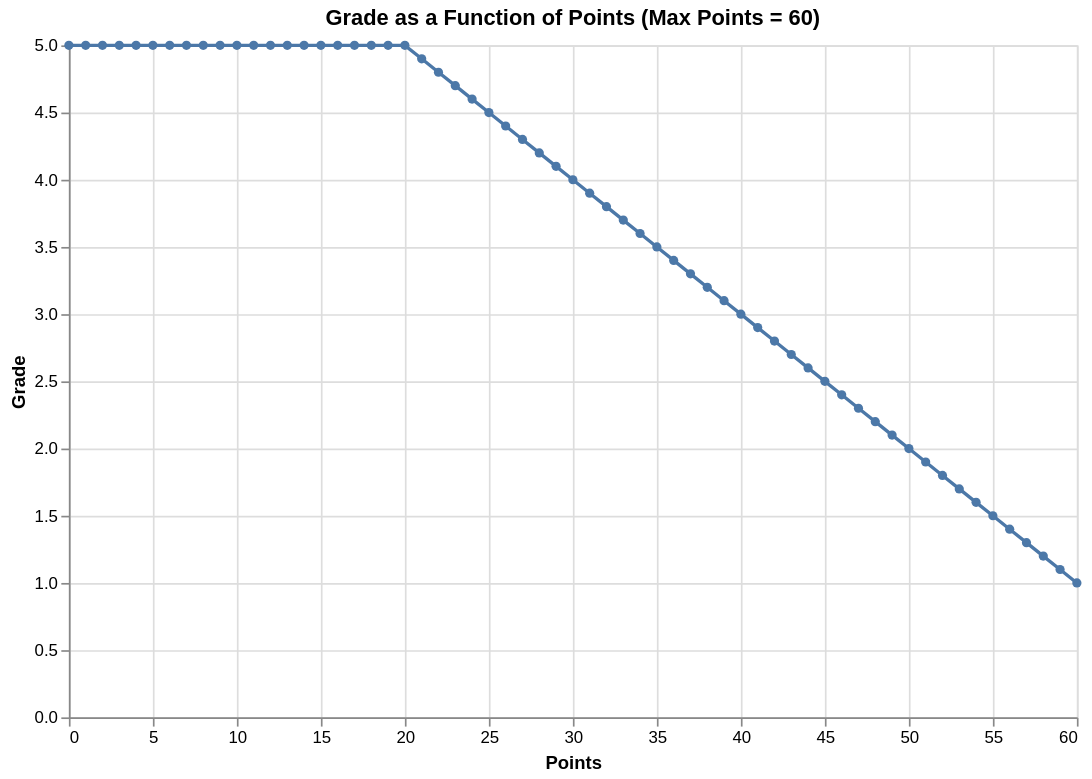

The cell this chart's notebook holds for it:
### Markdown cell above
The next cell plots the function `mark` for values from `0` to `60` points.

### Code cell
let max_points = 60
let points = List.init (max_points + 1) Fun.id
let grades = List.map (mark max_points) points
;;
display_vegalite
  (vega_lite_line_plot ~title:"Grade as a Function of Points (Max Points = 60)"
                       ~xlabel:"Points" ~ylabel:"Grade" points grades)

### Figure 1 — Vega-Lite specification as saved in the notebook (floating-point values rounded to 4 significant figures)
{"$schema": "https://vega.github.io/schema/vega-lite/v5.json", "config": {"axis": {"grid": true}}, "data": {"values": [{"x": 0, "y": 5.0}, {"x": 1, "y": 5.0}, {"x": 2, "y": 5.0}, {"x": 3, "y": 5.0}, {"x": 4, "y": 5.0}, {"x": 5, "y": 5.0}, {"x": 6, "y": 5.0}, {"x": 7, "y": 5.0}, {"x": 8, "y": 5.0}, {"x": 9, "y": 5.0}, {"x": 10, "y": 5.0}, {"x": 11, "y": 5.0}, {"x": 12, "y": 5.0}, {"x": 13, "y": 5.0}, {"x": 14, "y": 5.0}, {"x": 15, "y": 5.0}, {"x": 16, "y": 5.0}, {"x": 17, "y": 5.0}, {"x": 18, "y": 5.0}, {"x": 19, "y": 5.0}, {"x": 20, "y": 5.0}, {"x": 21, "y": 4.9}, {"x": 22, "y": 4.8}, {"x": 23, "y": 4.7}, {"x": 24, "y": 4.6}, {"x": 25, "y": 4.5}, {"x": 26, "y": 4.4}, {"x": 27, "y": 4.3}, {"x": 28, "y": 4.2}, {"x": 29, "y": 4.1}, {"x": 30, "y": 4.0}, {"x": 31, "y": 3.9}, {"x": 32, "y": 3.8}, {"x": 33, "y": 3.7}, {"x": 34, "y": 3.6}, {"x": 35, "y": 3.5}, {"x": 36, "y": 3.4}, {"x": 37, "y": 3.3}, {"x": 38, "y": 3.2}, {"x": 39, "y": 3.1}, {"x": 40, "y": 3.0}, {"x": 41, "y": 2.9}, {"x": 42, "y": 2.8}, {"x": 43, "y": 2.7}, {"x": 44, "y": 2.6}, {"x": 45, "y": 2.5}, {"x": 46, "y": 2.4}, {"x": 47, "y": 2.3}, {"x": 48, "y": 2.2}, {"x": 49, "y": 2.1}, {"x": 50, "y": 2.0}, {"x": 51, "y": 1.9}, {"x": 52, "y": 1.8}, {"x": 53, "y": 1.7}, {"x": 54, "y": 1.6}, {"x": 55, "y": 1.5}, {"x": 56, "y": 1.4}, {"x": 57, "y": 1.3}, {"x": 58, "y": 1.2}, {"x": 59, "y": 1.1}, {"x": 60, "y": 1.0}]}, "encoding": {"x": {"field": "x", "title": "Points", "type": "quantitative"}, "y": {"field": "y", "title": "Grade", "type": "quantitative"}}, "height": 400, "mark": {"point": true, "type": "line"}, "title": "Grade as a Function of Points (Max Points = 60)", "width": 600}
